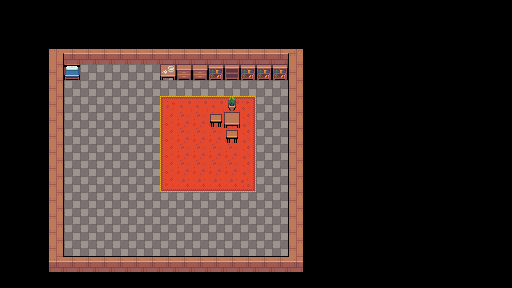

A level layout from a 2D game, rendered from its tile map. Below: a short description, then the map file with tile-grid data replaced by summaries:
An orthogonal 32x18 tile map with 16x16 px tiles, 3 tile layers (floor, items, items) and 69 objects (2x event, 2x light).

<map version="1.4" tiledversion="1.4.3" orientation="orthogonal" renderorder="right-down" width="32" height="18" tilewidth="16" tileheight="16" infinite="0" nextlayerid="10" nextobjectid="12">
 <editorsettings>
  <export target="test.lua" format="lua" />
 </editorsettings>
 <tileset firstgid="1" name="test" tilewidth="16" tileheight="16" tilecount="216" columns="8">
  <image source="../../graphics/tilesets/test.png" width="128" height="432" />
  <tile id="144">
   <properties>
    <property name="solid" type="bool" value="true" />
   </properties>
   <objectgroup draworder="index" id="2">
    <object id="1" x="0" y="0" width="16" height="16" />
   </objectgroup>
  </tile>
  <tile id="145">
   <properties>
    <property name="solid" type="bool" value="true" />
   </properties>
   <objectgroup draworder="index" id="2">
    <object id="1" x="0" y="0" width="16" height="16" />
   </objectgroup>
  </tile>
  <tile id="146">
   <properties>
    <property name="solid" type="bool" value="true" />
   </properties>
   <objectgroup draworder="index" id="2">
    <object id="1" x="0" y="0" width="16" height="16" />
   </objectgroup>
  </tile>
  <tile id="147">
   <properties>
    <property name="solid" type="bool" value="true" />
   </properties>
   <objectgroup draworder="index" id="2">
    <object id="1" x="0" y="0" width="16" height="16" />
   </objectgroup>
  </tile>
  <tile id="148">
   <properties>
    <property name="solid" type="bool" value="true" />
   </properties>
   <objectgroup draworder="index" id="2">
    <object id="1" x="0" y="0" width="16" height="16" />
    <object id="2" x="16.125" y="16" />
   </objectgroup>
  </tile>
  <tile id="149">
   <properties>
    <property name="solid" type="bool" value="true" />
   </properties>
   <objectgroup draworder="index" id="2">
    <object id="1" x="0" y="0" width="16" height="16" />
   </objectgroup>
  </tile>
  <tile id="150">
   <properties>
    <property name="solid" type="bool" value="true" />
   </properties>
   <objectgroup draworder="index" id="2">
    <object id="1" x="0" y="0" width="16" height="16" />
   </objectgroup>
  </tile>
  <tile id="151">
   <properties>
    <property name="obstacle" type="bool" value="true" />
   </properties>
  </tile>
  <tile id="152">
   <properties>
    <property name="solid" type="bool" value="true" />
   </properties>
   <objectgroup draworder="index" id="4">
    <object id="4" x="0" y="0" width="16" height="16" />
   </objectgroup>
  </tile>
  <tile id="153">
   <properties>
    <property name="solid" type="bool" value="false" />
   </properties>
  </tile>
  <tile id="154">
   <properties>
    <property name="solid" type="bool" value="true" />
   </properties>
   <objectgroup draworder="index" id="2">
    <object id="1" x="0" y="0" width="16" height="16" />
   </objectgroup>
  </tile>
  <tile id="155">
   <properties>
    <property name="solid" type="bool" value="true" />
   </properties>
   <objectgroup draworder="index" id="2">
    <object id="1" x="0" y="0" width="16" height="16" />
   </objectgroup>
  </tile>
  <tile id="156">
   <properties>
    <property name="solid" type="bool" value="true" />
   </properties>
  </tile>
  <tile id="157">
   <properties>
    <property name="solid" type="bool" value="true" />
   </properties>
   <objectgroup draworder="index" id="2">
    <object id="1" x="0" y="0" width="16" height="16" />
   </objectgroup>
  </tile>
  <tile id="158">
   <properties>
    <property name="solid" type="bool" value="true" />
   </properties>
  </tile>
  <tile id="159">
   <properties>
    <property name="obstacle" type="bool" value="true" />
   </properties>
  </tile>
  <tile id="160">
   <properties>
    <property name="solid" type="bool" value="true" />
   </properties>
   <objectgroup draworder="index" id="3">
    <object id="5" x="0" y="0" width="16" height="16" />
   </objectgroup>
  </tile>
  <tile id="161">
   <properties>
    <property name="solid" type="bool" value="true" />
   </properties>
   <objectgroup draworder="index" id="3">
    <object id="3" x="0" y="0" width="16" height="16" />
   </objectgroup>
  </tile>
  <tile id="162">
   <properties>
    <property name="solid" type="bool" value="true" />
   </properties>
   <objectgroup draworder="index" id="2">
    <object id="1" x="0" y="0" width="16" height="16" />
   </objectgroup>
  </tile>
  <tile id="163">
   <properties>
    <property name="solid" type="bool" value="true" />
   </properties>
   <objectgroup draworder="index" id="2">
    <object id="1" x="0" y="0" width="16" height="16" />
   </objectgroup>
  </tile>
  <tile id="164">
   <properties>
    <property name="solid" type="bool" value="true" />
   </properties>
   <objectgroup draworder="index" id="2">
    <object id="1" x="0" y="0" width="16" height="16" />
   </objectgroup>
  </tile>
  <tile id="165">
   <properties>
    <property name="solid" type="bool" value="true" />
   </properties>
   <objectgroup draworder="index" id="2">
    <object id="1" x="0" y="0" width="16" height="16" />
   </objectgroup>
  </tile>
  <tile id="166">
   <properties>
    <property name="solid" type="bool" value="true" />
   </properties>
   <objectgroup draworder="index" id="2">
    <object id="1" x="0" y="0" width="16" height="16" />
   </objectgroup>
  </tile>
  <tile id="167">
   <properties>
    <property name="obstacle" type="bool" value="true" />
   </properties>
  </tile>
  <tile id="168">
   <properties>
    <property name="solid" type="bool" value="true" />
   </properties>
   <objectgroup draworder="index" id="2">
    <object id="1" x="0" y="5" width="16" height="11" />
   </objectgroup>
  </tile>
  <tile id="169">
   <properties>
    <property name="solid" type="bool" value="true" />
   </properties>
   <objectgroup draworder="index" id="2">
    <object id="1" x="0" y="0" width="16" height="16" />
   </objectgroup>
  </tile>
  <tile id="170">
   <properties>
    <property name="solid" type="bool" value="true" />
   </properties>
   <objectgroup draworder="index" id="2">
    <object id="1" x="0" y="5" width="16" height="11" />
   </objectgroup>
  </tile>
  <tile id="171">
   <properties>
    <property name="solid" type="bool" value="true" />
   </properties>
   <objectgroup draworder="index" id="2">
    <object id="1" x="0" y="5" width="16" height="11" />
   </objectgroup>
  </tile>
  <tile id="172">
   <properties>
    <property name="solid" type="bool" value="true" />
   </properties>
   <objectgroup draworder="index" id="2">
    <object id="1" x="0" y="5" width="16" height="11" />
   </objectgroup>
  </tile>
  <tile id="173">
   <properties>
    <property name="solid" type="bool" value="true" />
   </properties>
   <objectgroup draworder="index" id="2">
    <object id="1" x="0" y="0" width="16" height="16" />
   </objectgroup>
  </tile>
  <tile id="174">
   <properties>
    <property name="solid" type="bool" value="true" />
   </properties>
   <objectgroup draworder="index" id="2">
    <object id="1" x="0" y="0" width="16" height="16" />
   </objectgroup>
  </tile>
  <tile id="175">
   <properties>
    <property name="solid" type="bool" value="true" />
   </properties>
   <objectgroup draworder="index" id="2">
    <object id="1" x="0" y="0" width="16" height="16" />
   </objectgroup>
  </tile>
  <tile id="176">
   <properties>
    <property name="solid" type="bool" value="true" />
   </properties>
   <objectgroup draworder="index" id="2">
    <object id="1" x="-0.125" y="5.25" width="3.25" height="11" />
    <object id="2" x="3.375" y="5.125" width="12.5" height="8.375" />
   </objectgroup>
  </tile>
  <tile id="177">
   <properties>
    <property name="solid" type="bool" value="true" />
   </properties>
   <objectgroup draworder="index" id="2">
    <object id="1" x="0.125" y="0.125" width="5.75" height="16.375" />
   </objectgroup>
  </tile>
  <tile id="178">
   <properties>
    <property name="solid" type="bool" value="true" />
   </properties>
   <objectgroup draworder="index" id="2">
    <object id="1" x="0" y="0" width="16" height="16" />
   </objectgroup>
  </tile>
  <tile id="179">
   <properties>
    <property name="solid" type="bool" value="true" />
   </properties>
  </tile>
  <tile id="180">
   <properties>
    <property name="solid" type="bool" value="true" />
   </properties>
  </tile>
  <tile id="181">
   <properties>
    <property name="solid" type="bool" value="true" />
   </properties>
  </tile>
  <tile id="182">
   <properties>
    <property name="obstacle" type="bool" value="true" />
   </properties>
  </tile>
  <tile id="183">
   <properties>
    <property name="obstacle" type="bool" value="true" />
   </properties>
  </tile>
  <tile id="184">
   <properties>
    <property name="solid" type="bool" value="true" />
   </properties>
   <objectgroup draworder="index" id="2">
    <object id="1" x="0" y="0" width="16" height="16" />
   </objectgroup>
  </tile>
  <tile id="185">
   <properties>
    <property name="solid" type="bool" value="true" />
   </properties>
   <objectgroup draworder="index" id="2">
    <object id="1" x="0" y="0" width="16" height="16" />
   </objectgroup>
  </tile>
  <tile id="186">
   <properties>
    <property name="solid" type="bool" value="true" />
   </properties>
   <objectgroup draworder="index" id="2">
    <object id="1" x="0" y="0" width="16" height="16" />
   </objectgroup>
  </tile>
  <tile id="187">
   <properties>
    <property name="solid" type="bool" value="true" />
   </properties>
   <objectgroup draworder="index" id="2">
    <object id="1" x="0" y="0" width="16" height="16" />
   </objectgroup>
  </tile>
  <tile id="188">
   <properties>
    <property name="solid" type="bool" value="true" />
   </properties>
   <objectgroup draworder="index" id="2">
    <object id="1" x="0" y="0" width="16" height="16" />
   </objectgroup>
  </tile>
  <tile id="189">
   <properties>
    <property name="solid" type="bool" value="true" />
   </properties>
   <objectgroup draworder="index" id="2">
    <object id="1" x="4.375" y="4.125" width="7" height="8.75" />
   </objectgroup>
  </tile>
  <tile id="190">
   <properties>
    <property name="solid" type="bool" value="true" />
   </properties>
   <objectgroup draworder="index" id="2">
    <object id="1" x="2.125" y="2.25" width="11.375" height="8" />
    <object id="2" x="3.5" y="10.875" width="2.25" height="4" />
    <object id="3" x="10.625" y="10" width="1.875" height="5.125" />
   </objectgroup>
  </tile>
  <tile id="191">
   <properties>
    <property name="solid" type="bool" value="true" />
   </properties>
   <objectgroup draworder="index" id="2">
    <object id="1" x="0.25" y="0" width="15.625" height="13.25" />
    <object id="2" x="0.375" y="13" width="2.125" height="2.75" />
    <object id="3" x="13.375" y="12.625" width="2.5" height="3.375" />
   </objectgroup>
  </tile>
  <tile id="192">
   <properties>
    <property name="solid" type="bool" value="true" />
   </properties>
   <objectgroup draworder="index" id="2">
    <object id="1" x="0.5" y="2" width="15" height="10.625" />
   </objectgroup>
  </tile>
  <tile id="193">
   <properties>
    <property name="solid" type="bool" value="true" />
   </properties>
   <objectgroup draworder="index" id="2">
    <object id="1" x="0" y="0" width="16" height="16" />
   </objectgroup>
  </tile>
  <tile id="194">
   <properties>
    <property name="solid" type="bool" value="true" />
   </properties>
   <objectgroup draworder="index" id="2">
    <object id="1" x="2.125" y="0.625" width="11.625" height="8" />
    <object id="2" x="3.875" y="8.875" width="7.875" height="7.125" />
   </objectgroup>
  </tile>
  <tile id="195">
   <properties>
    <property name="solid" type="bool" value="true" />
   </properties>
   <objectgroup draworder="index" id="2">
    <object id="1" x="4" y="4.125" width="7.875" height="10.625" />
   </objectgroup>
  </tile>
  <tile id="196">
   <properties>
    <property name="solid" type="bool" value="true" />
   </properties>
   <objectgroup draworder="index" id="2">
    <object id="1" x="4.25" y="2.625" width="7" height="11.125" />
   </objectgroup>
  </tile>
  <tile id="197">
   <properties>
    <property name="solid" type="bool" value="true" />
   </properties>
   <objectgroup draworder="index" id="2">
    <object id="1" x="4.375" y="4.25" width="7.125" height="9.25" />
   </objectgroup>
  </tile>
  <tile id="198">
   <properties>
    <property name="solid" type="bool" value="true" />
   </properties>
   <objectgroup draworder="index" id="2">
    <object id="1" x="4.5" y="4" width="6.5" height="10.5" />
   </objectgroup>
  </tile>
  <tile id="199">
   <properties>
    <property name="solid" type="bool" value="true" />
   </properties>
   <objectgroup draworder="index" id="2">
    <object id="1" x="2" y="3.375" width="11.875" height="10" />
   </objectgroup>
  </tile>
  <tile id="200">
   <properties>
    <property name="solid" type="bool" value="true" />
   </properties>
   <objectgroup draworder="index" id="2">
    <object id="1" x="1.125" y="0.25" width="13.5" height="13.625" />
   </objectgroup>
  </tile>
  <tile id="201">
   <properties>
    <property name="solid" type="bool" value="true" />
   </properties>
   <objectgroup draworder="index" id="2">
    <object id="1" x="0.375" y="2.875" width="15.125" height="12.375" />
   </objectgroup>
  </tile>
  <tile id="202">
   <properties>
    <property name="solid" type="bool" value="true" />
   </properties>
   <objectgroup draworder="index" id="2">
    <object id="1" x="0.375" y="2.125" width="15.125" height="13.75" />
   </objectgroup>
  </tile>
  <tile id="203">
   <properties>
    <property name="solid" type="bool" value="true" />
   </properties>
   <objectgroup draworder="index" id="2">
    <object id="1" x="1.125" y="2.5" width="13.875" height="12.75" />
   </objectgroup>
  </tile>
  <tile id="204">
   <properties>
    <property name="solid" type="bool" value="true" />
   </properties>
   <objectgroup draworder="index" id="2">
    <object id="1" x="4" y="4.25" width="7.875" height="8.625" />
   </objectgroup>
  </tile>
  <tile id="205">
   <properties>
    <property name="solid" type="bool" value="true" />
   </properties>
   <objectgroup draworder="index" id="2">
    <object id="1" x="4.375" y="5" width="7.375" height="7.5" />
   </objectgroup>
  </tile>
  <tile id="206">
   <properties>
    <property name="solid" type="bool" value="true" />
   </properties>
   <objectgroup draworder="index" id="2">
    <object id="1" x="5" y="2.125" width="7" height="7.875" />
   </objectgroup>
  </tile>
  <tile id="207">
   <properties>
    <property name="solid" type="bool" value="true" />
   </properties>
   <objectgroup draworder="index" id="2">
    <object id="1" x="8.25" y="2.25" width="5.125" height="6.375" />
    <object id="2" x="2.375" y="6.125" width="4.25" height="3.875" />
   </objectgroup>
  </tile>
  <tile id="208">
   <properties>
    <property name="obstacle" type="bool" value="true" />
   </properties>
   <objectgroup draworder="index" id="3">
    <object id="2" x="6.875" y="3.375" width="3.75" height="5.625" />
   </objectgroup>
  </tile>
  <tile id="212">
   <properties>
    <property name="solid" type="bool" value="true" />
   </properties>
   <objectgroup draworder="index" id="2">
    <object id="1" x="5.5" y="0.25" width="9.75" height="15.75" />
    <object id="2" x="0.125" y="5.125" width="5.375" height="10.625" />
   </objectgroup>
  </tile>
 </tileset>
 <layer id="1" name="floor" width="32" height="18">
  <data>[576 cells, 238 non-empty, 19 distinct tile ids]</data>
 </layer>
 <objectgroup id="2" name="events">
  <object id="6" name="Event 1" type="event" x="135.755" y="119.464">
   <properties>
    <property name="light" type="bool" value="true" />
    <property name="sprite" value="player" />
   </properties>
   <point />
  </object>
  <object id="8" x="120" y="184">
   <point />
  </object>
  <object id="9" name="Light 1" type="light" x="120" y="184">
   <properties>
    <property name="alpha" type="float" value="0.5" />
    <property name="blue" type="float" value="0.8" />
    <property name="green" type="float" value="0.8" />
    <property name="radius" type="float" value="64" />
    <property name="red" type="float" value="0.8" />
   </properties>
   <point />
  </object>
  <object id="10" name="Light 2" type="light" x="214.667" y="106">
   <properties>
    <property name="alpha" type="float" value="0.8" />
    <property name="radius" type="float" value="150" />
   </properties>
   <point />
  </object>
  <object id="11" name="Save" type="event" x="169.333" y="70.6667">
   <properties>
    <property name="template" value="save" />
   </properties>
   <point />
  </object>
 </objectgroup>
 <layer id="3" name="items" width="32" height="18">
  <data>[576 cells, 13 non-empty, 7 distinct tile ids]</data>
 </layer>
 <layer id="9" name="items" width="32" height="18">
  <data>[576 cells, 1 non-empty, 1 distinct tile ids]</data>
 </layer>
 <objectgroup id="8" name="collitions" />
</map>
